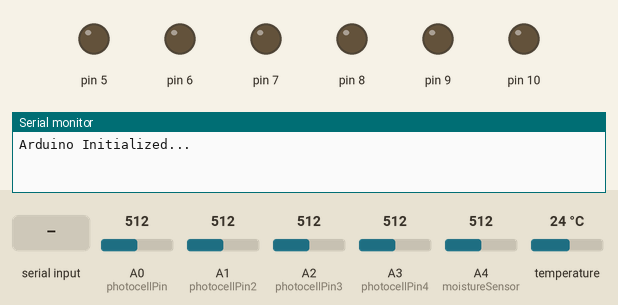
Bench run of a sketch on a simulated Arduino Uno, built with avr-gcc and run on an emulated ATmega328P. On the bench: output pins drawn as LEDs (lit = HIGH), the last lines printed to the serial monitor. The inputs (shaded band) are chosen by the test bench; at power-on: A0 (photocellPin) = 512, A1 (photocellPin2) = 512, A2 (photocellPin3) = 512, A3 (photocellPin4) = 512, A4 (moistureSensor) = 512, temperature 24 °C.

Above: at 1.2 s.
1.3 s: "GOLIGHT" received over Serial
3.5 s: "GODARK" received over Serial
At 3.65 s:
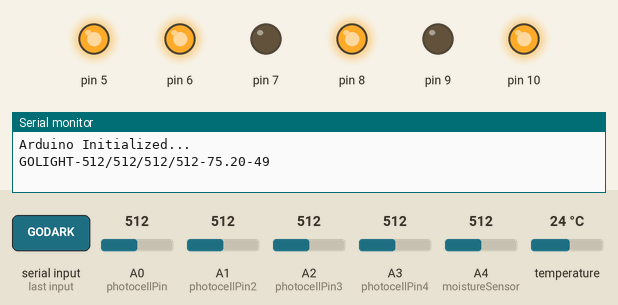
5.6 s: "1" received over Serial
At 6.1 s:
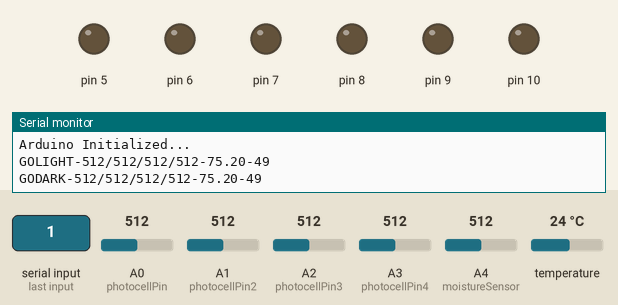
Timing chart, 0 to 8.6 s (numbered marks = the images above; inputs shaded):
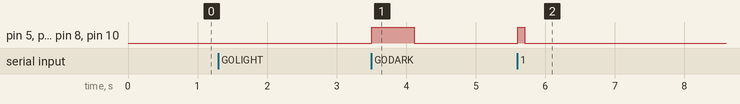

The sketch:

pi_slave.ino
```cpp
#include <OneWire.h>
#include <DallasTemperature.h>

String readString;

String mode = "REST";

int duration = 100;

int photocellPin = 0;     // the cell and 10K pulldown are connected to a0
int photocellPin2 = 1;     // the cell and 10K pulldown are connected to a0
int photocellPin3 = 2;     // the cell and 10K pulldown are connected to a0
int photocellPin4 = 3;     // the cell and 10K pulldown are connected to a0
int moistureSensor = 4;

int photocellReading;     // the analog reading from the sensor divider
int photocellReading2;     // the analog reading from the sensor divider
int photocellReading3;     // the analog reading from the sensor divider
int photocellReading4;     // the analog reading from the sensor divider
int moistureReading;
double tempReading;


// Data wire is conntec to the Arduino digital pin 2
#define ONE_WIRE_BUS 2

// Setup a oneWire instance to communicate with any OneWire devices
OneWire oneWire(ONE_WIRE_BUS);

// Pass our oneWire reference to Dallas Temperature sensor
DallasTemperature sensors(&oneWire);

// Motor functions
void RForward(){
  digitalWrite(7, LOW);
  digitalWrite(6, HIGH);
  digitalWrite(5, HIGH);
}

void RBackward(){
  digitalWrite(7, HIGH);
  digitalWrite(6, LOW);
  digitalWrite(5, HIGH);
}

void RStop(){
  digitalWrite(7, LOW);
  digitalWrite(6, LOW);
  digitalWrite(5, LOW);
}

void LForward(){
  digitalWrite(8, HIGH);
  digitalWrite(9, LOW);
  digitalWrite(10, HIGH);
}

void LBackward(){
  digitalWrite(8, LOW);
  digitalWrite(9, HIGH);
  digitalWrite(10, HIGH);
}

void LStop(){
  digitalWrite(8, LOW);
  digitalWrite(9, LOW);
  digitalWrite(10, LOW);
}

void Stop(){
  RStop();
  LStop();
}

void Forward(){
  RForward();
  LForward();
  delay(duration);
  Stop();
}

void Backward(){
  RBackward();
  LBackward();
  delay(duration);
  Stop();
}

void TurnLeft(){
  RForward();
  LBackward();
  delay(duration);
  Stop();
}

void TurnRight(){
  RBackward();
  LForward();
  delay(duration);
  Stop();
}


void setup() {
  Serial.begin(9600);
  // Writes to Pi
  Serial.println("Arduino Initialized...");
  sensors.begin();

  // Left Motor
  pinMode(8, OUTPUT);
  pinMode(9, OUTPUT);
  pinMode(10, OUTPUT);

  // Right Motor
  pinMode(5, OUTPUT);
  pinMode(6, OUTPUT);
  pinMode(7, OUTPUT);
}

void loop() {

  // Gets characters from Pi
  while (Serial.available()) {
    char c = Serial.read();
    readString += c;
    delay(2);

    // Get Light
    photocellReading = analogRead(photocellPin);
    photocellReading2 = analogRead(photocellPin2);
    photocellReading3 = analogRead(photocellPin3);
    photocellReading4 = analogRead(photocellPin4);

    // Perform Action
    if(mode == "GOLIGHT"){
      // Find Brightest Side
      int sides[] = {photocellReading + photocellReading2, photocellReading + photocellReading3, photocellReading2 + photocellReading4, photocellReading3 + photocellReading4};
      int max_side = 0;
      for(int i = 1; i < 4; i++) {
        if(sides[i] > sides[max_side]){
          max_side = i;
        }
      }

      // Moves
      if(sides[0] == sides[1] && sides[2] == sides[3] && sides[0] == sides[2]){
         Forward();
      } else {
         switch (max_side) {
          case 0:
            Backward();
            break;
          case 1:
            TurnLeft();
            break;
          case 2:
            TurnRight();
            break;
           case 3:
            Forward();
            break;
         }
      }

    } else if (mode == "GODARK") {
      // Find Darkest Side
      int sides[] = {photocellReading + photocellReading2, photocellReading + photocellReading3, photocellReading2 + photocellReading4, photocellReading3 + photocellReading4};
      int min_side = 0;
      for(int i = 1; i < 4; i++) {
        if(sides[i] < sides[min_side]){
          min_side = i;
        }
      }

      // Moves
      if(sides[0] == sides[1] && sides[2] == sides[3] && sides[0] == sides[2]){
         Forward();
      } else {
         switch (min_side) {
          case 0:
            Backward();
            break;
          case 1:
            TurnLeft();
            break;
          case 2:
            TurnRight();
            break;
           case 3:
            Forward();
            break;
         }
      }
    }
  }

  // Upload data after all characters read
  if (readString.length() >0) {
    // Preform action based on string read from the Pi
    //
    //

    mode = readString;

    // Get sensor data
    // Get Light
    photocellReading = analogRead(photocellPin);
    photocellReading2 = analogRead(photocellPin2);
    photocellReading3 = analogRead(photocellPin3);
    photocellReading4 = analogRead(photocellPin4);
    // Get Moisture
    moistureReading = map(analogRead(moistureSensor), 1023, 0, 0, 100);;
    // Get Temp
    sensors.requestTemperatures();
    tempReading = sensors.getTempFByIndex(0);

    // Print data to pi
    Serial.println(mode + "-" + String(photocellReading) + "/" + String(photocellReading2)  + "/" + String(photocellReading3) + "/" + String(photocellReading4) +"-" + String(tempReading) + "-" + String(moistureReading));
    delay(100);

    readString="";
  }
}
```

Measured:
- after the input at 3.5 s, pin 5, pin 6, pin 8, pin 10: LOW → HIGH at once, → LOW 0.61 s later
- after the input at 5.6 s, pin 5, pin 6, pin 8, pin 10: LOW → HIGH at once, → LOW 0.10 s later
